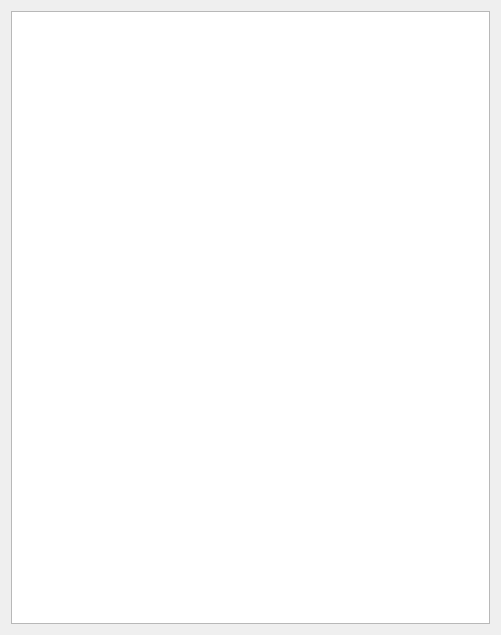
<?xml version="1.0" encoding="UTF-8"?>
<ui version="4.0">
 <class>DownloadWindow</class>
 <widget class="QWidget" name="DownloadWindow">
  <property name="windowModality">
   <enum>Qt::ApplicationModal</enum>
  </property>
  <property name="geometry">
   <rect>
    <x>0</x>
    <y>0</y>
    <width>501</width>
    <height>635</height>
   </rect>
  </property>
  <property name="sizePolicy">
   <sizepolicy hsizetype="Fixed" vsizetype="Fixed">
    <horstretch>0</horstretch>
    <verstretch>0</verstretch>
   </sizepolicy>
  </property>
  <property name="windowTitle">
   <string>Choose items to install:</string>
  </property>
  <layout class="QGridLayout" name="gridLayout">
   <item row="0" column="0">
    <layout class="QVBoxLayout" name="verticalLayout">
     <item>
      <widget class="QTableView" name="view">
       <property name="styleSheet">
        <string notr="true"/>
       </property>
       <property name="sizeAdjustPolicy">
        <enum>QAbstractScrollArea::AdjustIgnored</enum>
       </property>
       <property name="editTriggers">
        <set>QAbstractItemView::NoEditTriggers</set>
       </property>
       <property name="showDropIndicator" stdset="0">
        <bool>false</bool>
       </property>
       <property name="alternatingRowColors">
        <bool>true</bool>
       </property>
       <property name="selectionMode">
        <enum>QAbstractItemView::SingleSelection</enum>
       </property>
       <property name="selectionBehavior">
        <enum>QAbstractItemView::SelectRows</enum>
       </property>
       <property name="showGrid">
        <bool>false</bool>
       </property>
       <property name="sortingEnabled">
        <bool>false</bool>
       </property>
       <property name="cornerButtonEnabled">
        <bool>false</bool>
       </property>
       <attribute name="verticalHeaderVisible">
        <bool>false</bool>
       </attribute>
      </widget>
     </item>
    </layout>
   </item>
  </layout>
 </widget>
 <resources/>
 <connections/>
</ui>
